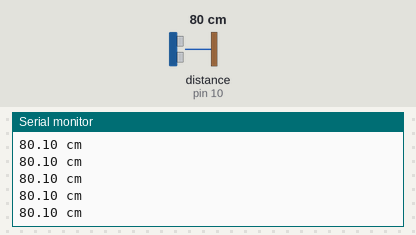
The sketch below on a simulated Arduino Uno, built with avr-gcc and run on an emulated ATmega328P. Parts: the last lines printed to the serial monitor. Wiring (inferred from the names in the program): ultrasonic range finder: trigger pin 9; echo pin 10. The test bench sets the inputs (shaded band); at power-on: distance to the obstacle (sensor on pin 10) 80 cm. The echo pulse lasts 58.3 µs per cm.

Above: at 1.2 s.
1.3 s: distance to the obstacle (sensor on pin 10) set to 120 cm
At 1.49 s:
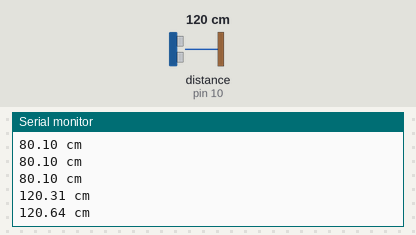
4.3 s: distance to the obstacle (sensor on pin 10) set to 2 cm
At 4.3 s:
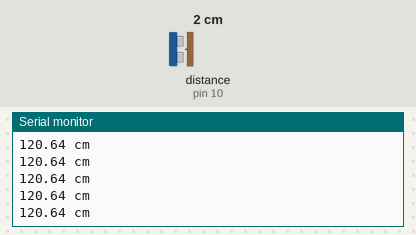
Timing chart, 0 to 7.3 s (numbered marks = the images above; inputs shaded):
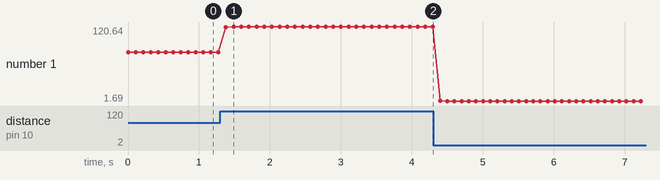

The sketch:

ULTRASONICSRF05.ino
```cpp
/*ULTRASONIC SENSOR */

#define ECHOPIN 10        // Pin to receive echo pulse
#define TRIGPIN 9   // Pin to send trigger pulse
//int led 13;

void setup()
{
 Serial.begin(9600);
 pinMode(ECHOPIN, INPUT);
 pinMode(TRIGPIN, OUTPUT);
}
void loop()
{
 // Start Ranging -Generating a trigger of 10us burst
 digitalWrite(TRIGPIN, LOW);
 delayMicroseconds(2);
 digitalWrite(TRIGPIN, HIGH);
 delayMicroseconds(10);
 digitalWrite(TRIGPIN, LOW);
 // Distance Calculation
 float distance = pulseIn(ECHOPIN, HIGH);
 distance= distance/58;

 Serial.print(distance);
 Serial.println(" cm");
 delay(100);

  if(distance<30){
  digitalWrite(13,HIGH);
  }
  else
  {
      digitalWrite(13,LOW);
      }


  }
```

Measured:
- after the input at 1.3 s, the serial monitor: prints a new line after 0.08 s (image 1)
- plotted number 1: 80.1 → 120.64 after the input at 1.3 s, 120.64 → 1.69 after the input at 4.3 s
